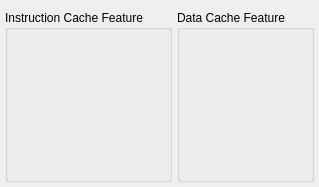
         <widget class="QWidget" name="TabPage" >
          <attribute name="title" >
           <string>Cache</string>
          </attribute>
          <layout class="QGridLayout" >
           <property name="margin" >
            <number>5</number>
           </property>
           <property name="spacing" >
            <number>5</number>
           </property>
           <item row="0" column="0">
            <widget class="MdtGui::LabeledCheckbox" name="C_USE_ICACHE" >
             <property name="TclProc" >
              <string>gui_use_icache</string>
             </property>
             <property name="Label" >
              <string>Enable Instruction Cache </string>
             </property>
             <property name="LabelTooltip" >
              <string>&lt;qt>Enable the instruction cache.  The cache is only used once it is also enabled in software by setting the instruction cache enable (ICE) bit in the machine status register (MSR).&lt;/qt></string>
             </property>
             <property name="Key" >
              <string>C_USE_ICACHE</string>
             </property>
             <property name="Value" >
              <bool>true</bool>
             </property>
            </widget>
           </item>
           <item row="1" column="0">
            <widget class="QGroupBox" name="I_cache_group" >
             <property name="enabled" >
              <bool>true</bool>
             </property>
             <property name="acceptDrops" >
              <bool>true</bool>
             </property>
             <property name="title" >
              <string>Instruction Cache Feature</string>
             </property>
             <property name="alignment" >
              <set>Qt::AlignTop</set>
             </property>
             <property name="flat" >
              <bool>false</bool>
             </property>
             <property name="checkable" >
              <bool>false</bool>
             </property>
             <property name="checked" >
              <bool>false</bool>
             </property>
             <property name="lineWidth" stdset="0" >
              <number>1</number>
             </property>

             <layout class="QGridLayout" >
              <property name="margin" >
               <number>9</number>
              </property>
              <property name="spacing" >
               <number>9</number>
              </property>
              <item row="0" column="0" colspan="2">
               <widget class="MdtGui::LabeledCombobox" name="C_CACHE_BYTE_SIZE" >
                <property name="TclProc" >
                 <string>gui_cache_byte_size</string>
                </property>
                <property name="Label" >
                 <string>Size in Bytes</string>
                </property>
                <property name="LabelTooltip" >
                 <string>&lt;qt>Specifies the size of the instruction cache if C_USE_ICACHE is enabled.  Not all sizes are permitted on all architectures.&lt;/qt></string>
                </property>
                <property name="Key" >
                 <string>C_CACHE_BYTE_SIZE</string>
                </property>
               </widget>
              </item>
              <item row="1" column="0" colspan="2">
               <widget class="MdtGui::LabeledCombobox" name="C_ICACHE_LINE_LEN" >
                <property name="TclProc" >
                 <string>gui_icache_line_len</string>
                </property>
                <property name="Label" >
                 <string>Line Length</string>
                </property>
                <property name="LabelTooltip" >
                 <string>&lt;qt>Select between 4 or 8 word cache line length for cache miss transfers from external instruction memory.&lt;/qt></string>
                </property>
                <property name="Key" >
                 <string>C_ICACHE_LINE_LEN</string>
                </property>
                <property name="WordWrap" >
                 <bool>false</bool>
                </property>
               </widget>
              </item>
              <item row="2" column="0" colspan="2">
               <widget class="MdtGui::LabeledTextbox" name="C_ICACHE_BASEADDR" >
                <property name="TclProc" >
                 <string>gui_icache_baseaddr</string>
                </property>
                <property name="Label" >
                 <string>Base Address </string>
                </property>
                <property name="LabelTooltip" >
                 <string>&lt;qt>Specifies the base address of the instruction cache.   This parameter is only used if C_USE_ICACHE is enabled.&lt;/qt></string>
                </property>
                <property name="Key" >
                 <string>C_ICACHE_BASEADDR</string>
                </property>
               </widget>
              </item>
              <item row="3" column="0" colspan="2">
               <widget class="MdtGui::LabeledTextbox" name="C_ICACHE_HIGHADDR" >
                <property name="TclProc" >
                 <string>gui_icache_highaddr</string>
                </property>
                <property name="Label" >
                 <string>High Address </string>
                </property>
                <property name="LabelTooltip" >
                 <string>&lt;qt>Specifies the high address of the instruction cache.   This parameter is only used if C_USE_ICACHE is enabled.&lt;/qt></string>
                </property>
                <property name="Key" >
                 <string>C_ICACHE_HIGHADDR</string>
                </property>
               </widget>
              </item>
              <item row="4" column="0" colspan="2">
               <widget class="MdtGui::LabeledCheckbox" name="C_ALLOW_ICACHE_WR" >
                <property name="Label" >
                 <string>Enable Writes</string>
                </property>
                <property name="LabelTooltip" >
                 <string>&lt;qt>Enable writing to the instruction cache.  With this parameter enabled one can invalidate instruction cache lines with the wic instruction.  This parameter is only used if C_USE_ICACHE is enabled.&lt;/qt></string>
                </property>
                <property name="Key" >
                 <string>C_ALLOW_ICACHE_WR</string>
                </property>
                <property name="WordWrap" >
                 <bool>false</bool>
                </property>
               </widget>
              </item>
              <item row="5" column="0" colspan="2">
               <widget class="MdtGui::LabeledCheckbox" name="C_ICACHE_ALWAYS_USED" >
                <property name="TclProc" >
                 <string>gui_icache_always_used</string>
                </property>
                <property name="Label" >
                 <string>Use Cache Links for All Memory Accesses </string>
                </property>
                <property name="LabelTooltip" >
                 <string>&lt;qt>When this parameter is enabled the dedicated cache interface on MicroBlaze is used for all accesses within the cacheable range to external instruction memory, even when the instruction cache is disabled. Otherwise, the Processor Local Bus (PLB) or peripheral Advanced eXtensible Interface (AXI) is used for these accesses when the instruction cache is disabled. An external memory controller only needs to provide a cache interface for MicroBlaze instruction memory accesses when this parameter is enabled.&lt;/qt></string>
                </property>
                <property name="Key" >
                 <string>C_ICACHE_ALWAYS_USED</string>
                </property>
                <property name="WordWrap" >
                 <bool>false</bool>
                </property>
               </widget>
              </item>
              <item row="6" column="0" colspan="2">
               <widget class="MdtGui::LabeledCheckbox" name="C_ICACHE_FORCE_TAG_LUTRAM" >
                <property name="TclProc" >
                 <string>gui_icache_force_tag</string>
                </property>
                <property name="Label" >
                 <string>Use Distributed RAM for Tags</string>
                </property>
                <property name="LabelTooltip" >
                 <string>&lt;qt>The instruction cache tags are used to hold the address and a valid bit for each cache line. When this parameter is enabled the instruction cache tags are stored in Distributed RAM instead of Block RAM. This saves Block RAM, and usually also increases the maximum frequency.&lt;/qt></string>
                </property>
                <property name="Key" >
                 <string>C_ICACHE_FORCE_TAG_LUTRAM</string>
                </property>
                <property name="WordWrap" >
                 <bool>false</bool>
                </property>
               </widget>
              </item>
<!--
              <item row="7" column="0" colspan="2">
               <widget class="MdtGui::LabeledSpinbox" name="C_ADDR_TAG_BITS" >
                <property name="Label" >
                 <string>Number of Address Tag Bits</string>
                </property>
                <property name="LabelTooltip" >
                 <string>&lt;qt>Specifies the number of instruction cache address tag bits necessary to qualify whether the current address being accessed matches a valid entry in the cache.  More than one address in the cacheable address range is mapped to each address in the cache; these tag bits specify which address in the cacheable range is stored in the cache.  This parameter is only used if C_USE_ICACHE is enabled.&lt;/qt></string>
                </property>
                <property name="Key" >
                 <string>C_ADDR_TAG_BITS</string>
                </property>
                <property name="WordWrap" >
                 <bool>false</bool>
                </property>
               </widget>
              </item>
-->
              <item row="8" column="0" colspan="2">
               <widget class="MdtGui::LabeledCombobox" name="C_ICACHE_STREAMS" >
                <property name="TclProc" >
                 <string>gui_icache_streams</string>
                </property>
                <property name="Label" >
                 <string>Number of Streams</string>
                </property>
                <property name="LabelTooltip" >
                 <string>&lt;qt>Specifies the number of stream buffers used by the instruction cache.  A stream buffer is used to speculatively prefetch instructions, before the processor requests them.  This often improves performance, since the processor spends less time waiting for instructions to be fetched from memory.&lt;br>&lt;br>Note that to be able to use instruction cache streams, area optimization must not be enabled.&lt;/qt></string>
                </property>
                <property name="Key" >
                 <string>C_ICACHE_STREAMS</string>
                </property>
                <property name="WordWrap" >
                 <bool>false</bool>
                </property>
               </widget>
              </item>
              <item row="9" column="0" colspan="2">
               <widget class="MdtGui::LabeledCombobox" name="C_ICACHE_VICTIMS" >
                <property name="TclProc" >
                 <string>gui_icache_victims</string>
                </property>
                <property name="Label" >
                 <string>Number of Victims</string>
                </property>
                <property name="LabelTooltip" >
                 <string>&lt;qt>Specifies the number of instruction cache victims that are saved.  A victim is a cache line that is evicted from the cache.  If no victims are saved, all evicted lines must be read from memory again, when they are needed.  By saving the most recent lines, they can be fetched much faster, thus improving performance.  It is possible to save 2, 4, or 8 cache lines.  The more cache lines that are saved, the better performance becomes.  The recommended value is 8 lines.&lt;br>&lt;br>Note that to be able to use instruction cache victims, area optimization must not be enabled.&lt;/qt></string>
                </property>
                <property name="Key" >
                 <string>C_ICACHE_VICTIMS</string>
                </property>
                <property name="WordWrap" >
                 <bool>false</bool>
                </property>
               </widget>
              </item>

              <item row="10" column="0" colspan="2">
               <widget class="MdtGui::LabeledCombobox" name="C_ICACHE_DATA_WIDTH" >
                <property name="TclProc" >
                 <string>gui_icache_data_width</string>
                </property>
                <property name="Label" >
                 <string>Data Width</string>
                </property>
                <property name="LabelTooltip" >
                 <string>&lt;qt>Specifies the instruction cache bus width when using AXI interconnect. The width can be set to:&lt;ul>&lt;li>32-bit - Bursts are used to transfer cache lines, either four or eight 32-bit words depending on cache line length,&lt;li>Full Cacheline - A single transfer is performed for each cache line, with data width 128 or 256 bits depending on cache line length,&lt;li>512-bit - A single transfer is performed, but only 128 or 256 bits are used depending on cache line length.&lt;/ul>The two wide settings require that the cache size is at least 8kB or 16kB depending on cache line length. To reduce the AXI interconnect size, this setting should match the interconnect data width. In most cases, best performance is obtained with the wide settings.&lt;br>&lt;br>Note that this setting is not available with area optimization, and when fault tolerance is enabled.&lt;/qt></string>
                </property>
                <property name="Key" >
                 <string>C_ICACHE_DATA_WIDTH</string>
                </property>
                <property name="WordWrap" >
                 <bool>false</bool>
                </property>
               </widget>
              </item>

              <item row="11">
               <spacer>
                <property name="orientation" >
                 <enum>Qt::Vertical</enum>
                </property>
                <property name="sizeType" >
                 <enum>QSizePolicy::Expanding</enum>
                </property>
                <property name="sizeHint" >
                 <size>
                  <width>20</width>
                  <height>50</height>
                 </size>
                </property>
               </spacer>
              </item>

             </layout>
            </widget>
           </item>

           <item row="0" column="1">
            <widget class="MdtGui::LabeledCheckbox" name="C_USE_DCACHE" >
             <property name="TclProc" >
              <string>gui_use_dcache</string>
             </property>
             <property name="Label" >
              <string>Enable Data Cache</string>
             </property>
             <property name="LabelTooltip" >
              <string>&lt;qt>Enable the data cache.  The cache is only used once it is also enabled in software by setting the data cache enable (DCE) bit in the machine status register (MSR).&lt;/qt></string>
             </property>
             <property name="Key" >
              <string>C_USE_DCACHE</string>
             </property>
             <property name="Value" >
              <bool>true</bool>
             </property>
            </widget>
           </item>
           <item row="1" column="1">
            <widget class="QGroupBox" name="D_cache_group" >
             <property name="acceptDrops" >
              <bool>true</bool>
             </property>
             <property name="title" >
              <string>Data Cache Feature</string>
             </property>
             <property name="flat" >
              <bool>false</bool>
             </property>
             <property name="lineWidth" stdset="0" >
              <number>1</number>
             </property>

             <layout class="QGridLayout" >
              <property name="margin" >
               <number>9</number>
              </property>
              <property name="spacing" >
               <number>9</number>
              </property>
              <item row="0" column="0" colspan="2">
               <widget class="MdtGui::LabeledCombobox" name="C_DCACHE_BYTE_SIZE" >
                <property name="TclProc" >
                 <string>gui_dcache_byte_size</string>
                </property>
                <property name="Label" >
                 <string>Size in Bytes</string>
                </property>
                <property name="LabelTooltip" >
                 <string>&lt;qt>Specifies the size of the data cache if C_USE_DCACHE is enabled.  Not all sizes are permitted on all architectures.&lt;/qt></string>
                </property>
                <property name="Key" >
                 <string>C_DCACHE_BYTE_SIZE</string>
                </property>
                <property name="WordWrap" >
                 <bool>false</bool>
                </property>
               </widget>
              </item>
              <item row="1" column="0" colspan="2">
               <widget class="MdtGui::LabeledCombobox" name="C_DCACHE_LINE_LEN" >
                <property name="TclProc" >
                 <string>gui_dcache_line_len</string>
                </property>
                <property name="Label" >
                 <string>Line Length</string>
                </property>
                <property name="LabelTooltip" >
                 <string>&lt;qt>Select between 4 or 8 word cache line length for cache miss transfers from external data memory&lt;/qt></string>
                </property>
                <property name="Key" >
                 <string>C_DCACHE_LINE_LEN</string>
                </property>
                <property name="WordWrap" >
                 <bool>false</bool>
                </property>
               </widget>
              </item>
              <item row="2" column="0" colspan="2">
               <widget class="MdtGui::LabeledTextbox" name="C_DCACHE_BASEADDR" >
                <property name="TclProc" >
                 <string>gui_dcache_baseaddr</string>
                </property>
                <property name="Label" >
                 <string>Base Address</string>
                </property>
                <property name="LabelTooltip" >
                 <string>&lt;qt> Specifies the base address of the data cache.   This parameter is only used if C_USE_DCACHE is enabled.&lt;/qt></string>
                </property>
                <property name="Key" >
                 <string>C_DCACHE_BASEADDR</string>
                </property>
               </widget>
              </item>
              <item row="3" column="0" colspan="2">
               <widget class="MdtGui::LabeledTextbox" name="C_DCACHE_HIGHADDR" >
                <property name="TclProc" >
                 <string>gui_dcache_highaddr</string>
                </property>
                <property name="Label" >
                 <string>High Address</string>
                </property>
                <property name="LabelTooltip" >
                 <string>&lt;qt>Specifies the high address of the data cache.   This parameter is only used if C_USE_DCACHE is enabled.&lt;/qt></string>
                </property>
                <property name="Key" >
                 <string>C_DCACHE_HIGHADDR</string>
                </property>
               </widget>
              </item>
              <item row="4" column="0" colspan="2">
               <widget class="MdtGui::LabeledCheckbox" name="C_ALLOW_DCACHE_WR" >
                <property name="Label" >
                 <string>Enable Writes</string>
                </property>
                <property name="LabelTooltip" >
                 <string>&lt;qt>Enable writing to the data cache.  With this parameter enabled one can invalidate, flush, and clear data cache lines with the wdc instruction.  This parameter is only used if C_USE_DCACHE is enabled.&lt;/qt></string>
                </property>
                <property name="Key" >
                 <string>C_ALLOW_DCACHE_WR</string>
                </property>
                <property name="WordWrap" >
                 <bool>false</bool>
                </property>
               </widget>
              </item>
              <item row="5" column="0" colspan="2">
               <widget class="MdtGui::LabeledCheckbox" name="C_DCACHE_ALWAYS_USED" >
                <property name="TclProc" >
                 <string>gui_dcache_always_used</string>
                </property>
                <property name="Label" >
                 <string>Use Cache Links for All Memory Accesses </string>
                </property>
                <property name="LabelTooltip" >
                 <string>&lt;qt>When this parameter is enabled the dedicated cache interface on MicroBlaze is used for all accesses within the cacheable range to external data memory, even when the data cache is disabled. Otherwise, the Processor Local Bus (PLB) or peripheral Advanced eXtensible Interface (AXI) is used for these accesses when the data cache is disabled. An external memory controller only needs to provide a cache interface for MicroBlaze data memory accesses when this parameter is enabled.&lt;/qt></string>
                </property>
                <property name="Key" >
                 <string>C_DCACHE_ALWAYS_USED</string>
                </property>
                <property name="WordWrap" >
                 <bool>false</bool>
                </property>
               </widget>
              </item>
              <item row="6" column="0" colspan="2">
               <widget class="MdtGui::LabeledCheckbox" name="C_DCACHE_FORCE_TAG_LUTRAM" >
                <property name="TclProc" >
                 <string>gui_dcache_force_tag</string>
                </property>
                <property name="Label" >
                 <string>Use Distributed RAM for Tags</string>
                </property>
                <property name="LabelTooltip" >
                 <string>&lt;qt>The data cache tags are used to hold the address and valid bits for each cache line. When write-back storage policy is used, each tag also contains a dirty bit. When this parameter is enabled the data cache tags are stored in Distributed RAM instead of Block RAM. This saves Block RAM, and usually also increases the maximum frequency.&lt;/qt></string>
                </property>
                <property name="Key" >
                 <string>C_DCACHE_FORCE_TAG_LUTRAM</string>
                </property>
                <property name="WordWrap" >
                 <bool>false</bool>
                </property>
               </widget>
              </item>
<!--
              <item row="7" column="0" colspan="2">
               <widget class="MdtGui::LabeledSpinbox" name="C_DCACHE_ADDR_TAG" >
                <property name="Label" >
                 <string>Number of Address Tag Bits</string>
                </property>
                <property name="LabelTooltip" >
                 <string>&lt;qt>Specifies the number of data cache address tag bits necessary to qualify whether the current address being accessed matches a valid entry in the cache.  More than one address in the cacheable address range is mapped to each address in the cache; these tag bits specify which address in the cacheable range is stored in the cache.  This parameter is only used if C_USE_DCACHE is enabled.&lt;/qt></string>
                </property>
                <property name="Key" >
                 <string>C_DCACHE_ADDR_TAG</string>
                </property>
                <property name="WordWrap" >
                 <bool>false</bool>
                </property>
               </widget>
              </item>
-->
              <item row="8" column="0" colspan="2">
               <widget class="MdtGui::LabeledCheckbox" name="C_DCACHE_USE_WRITEBACK" >
                <property name="TclProc" >
                 <string>gui_dcache_use_writeback</string>
                </property>
                <property name="Label" >
                 <string>Enable Write-back Storage Policy</string>
                </property>
                <property name="LabelTooltip" >
                 <string>&lt;qt>This parameter enables use of a write-back data storage policy. When this policy is in effect, the data cache only writes data to memory when necessary, which in most cases improves performance. Otherwise a write-through policy is used, which always writes data to memory immediately. With write-back enabled, data is stored by writing an entire cache line. Note that this policy can only be used with a Memory Controller that supports cache line write on XCL. Using write-back also requires that the cache is flushed by software when appropriate, to ensure that data is available in memory, for example when using Direct Memory Access. When the MMU is enabled, setting this parameter allows individual selection of storage policy for each TLB entry.&lt;br>&lt;br>Note that write-back is not available when fault tolerance is enabled.&lt;/qt></string>
                </property>
                <property name="Key" >
                 <string>C_DCACHE_USE_WRITEBACK</string>
                </property>
                <property name="WordWrap" >
                 <bool>false</bool>
                </property>
               </widget>
              </item>

              <item row="9" column="0" colspan="2">
               <widget class="MdtGui::LabeledCombobox" name="C_DCACHE_VICTIMS" >
                <property name="TclProc" >
                 <string>gui_dcache_victims</string>
                </property>
                <property name="Label" >
                 <string>Number of Victims</string>
                </property>
                <property name="LabelTooltip" >
                 <string>&lt;qt>Specifies the number of data cache victims that are saved.  A victim is a cache line that is evicted from the cache.  If no victims are saved, all evicted lines must be read from memory again, when they are needed. By saving the most recent lines, they can be fetched much faster, thus improving performance.  It is possible to save 2, 4, or 8 cache lines.  The more cache lines that are saved, the better performance becomes.  The recommended value is 8 lines.&lt;br>&lt;br>Note that to be able to use data cache victims, write-back storage policy must be enabled, and area optimization must not be enabled.&lt;/qt></string>
                </property>
                <property name="Key" >
                 <string>C_DCACHE_VICTIMS</string>
                </property>
                <property name="WordWrap" >
                 <bool>false</bool>
                </property>
               </widget>
              </item>

              <item row="10" column="0" colspan="2">
               <widget class="MdtGui::LabeledCombobox" name="C_DCACHE_DATA_WIDTH" >
                <property name="TclProc" >
                 <string>gui_dcache_data_width</string>
                </property>
                <property name="Label" >
                 <string>Data Width</string>
                </property>
                <property name="LabelTooltip" >
                 <string>&lt;qt>Specifies the data cache bus width when using AXI interconnect. The width can be set to:&lt;ul>&lt;li>32-bit - Bursts are used to transfer cache lines, either four or eight 32-bit words depending on cache line length,&lt;li>Full Cacheline - A single transfer is performed for each cache line, with data width 128 or 256 bits depending on cache line length,&lt;li>512-bit - A single transfer is performed, but only 128 or 256 bits are used depending on cache line length.&lt;/ul>The two wide settings require that the cache size is at least 8kB or 16kB depending on cache line length. To reduce the AXI interconnect size, this setting should match the interconnect data width. In most cases, best performance is obtained with the wide settings.&lt;br>&lt;br>Note that this setting is not available with write-through cache, area optimization, and when fault tolerance is enabled.&lt;/qt></string>
                </property>
                <property name="Key" >
                 <string>C_DCACHE_DATA_WIDTH</string>
                </property>
                <property name="WordWrap" >
                 <bool>false</bool>
                </property>
               </widget>
              </item>

              <item row="11">
               <spacer>
                <property name="orientation" >
                 <enum>Qt::Vertical</enum>
                </property>
                <property name="sizeType" >
                 <enum>QSizePolicy::Expanding</enum>
                </property>
                <property name="sizeHint" >
                 <size>
                  <width>20</width>
                  <height>50</height>
                 </size>
                </property>
               </spacer>
              </item>

             </layout>
            </widget>
           </item>
          </layout>
         </widget>
